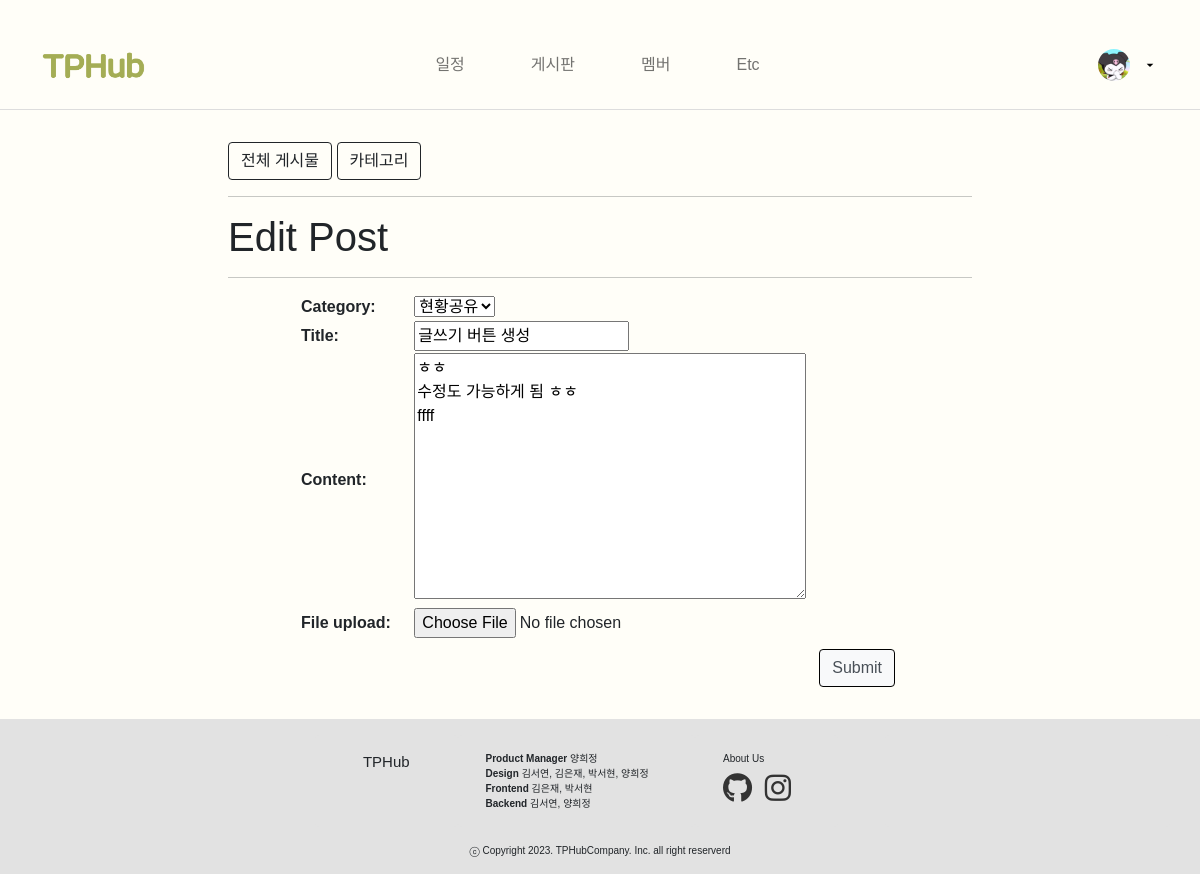
Page /board/update_post/1/ (signed in) on the committed database.
### board/models.py (models this page shows, shortened)
class Post(models.Model):
    title = models.CharField(max_length=30)
    author = models.ForeignKey(User, null=True, blank=False, on_delete=models.SET_NULL)
    category = models.ForeignKey(Category, null=True, blank=False, on_delete=models.SET_NULL)
    content = models.TextField()
    file_upload = models.FileField(upload_to='blog/files/%Y/%m/%d/', blank=True)
    created_at = models.DateTimeField(auto_now_add=True)
    updated_at = models.DateTimeField(auto_now=True)

### board/views.py (the view)
# urls.py: path('update_post/<int:pk>/', views.PostUpdate.as_view()), # 글 수정
class PostUpdate(LoginRequiredMixin, UpdateView):
    model = Post
    fields = ['category', 'title', 'content', 'file_upload']
    template_name = 'board/post_update_form.html'
    def dispatch(self, request, *args, **kwargs):
        if request.user.is_authenticated and request.user == self.get_object().author:
            return super(PostUpdate, self).dispatch(request, *args, **kwargs)
        else:
            raise PermissionDenied

### board/models.py (called while the page is built)
    def __str__(self):
        return self.name

### board/templates/board/post_update_form.html (shortened to what this page needs)
{% extends 'board/base.html' %}
{% block main_area %}
    <h1> Edit Post</h1>
    <hr>
    <form method="post" enctype="multipart/form-data" style="max-width: 600px; margin: 0 auto;">
        <table style="width: 100%;">
            {{ form.as_table }}
        </table>
        <div style="text-align: right; margin-top: 10px;">
            <button type="submit" class="btn btn-primary custom-btn" style=" border: 1px solid #000000;background-color: #f8f9fa;
                color: #495057; margin-right: 5px;"> Submit
            </button>
        </div>
    </form>
{% endblock %}

### board/templates/board/base.html (style rules this page uses)
body { font-family: 'Pretendard-Regular', sans-serif; background-color: #FFFEF8 !important; margin-top: 20px; background: rgba(241, 246, 253); }

### rows in the picture
Post: category "현황공유", title "글쓰기 버튼 생성", content "ㅎㅎ 수정도 가능하게 됨 ㅎㅎ ffff"
